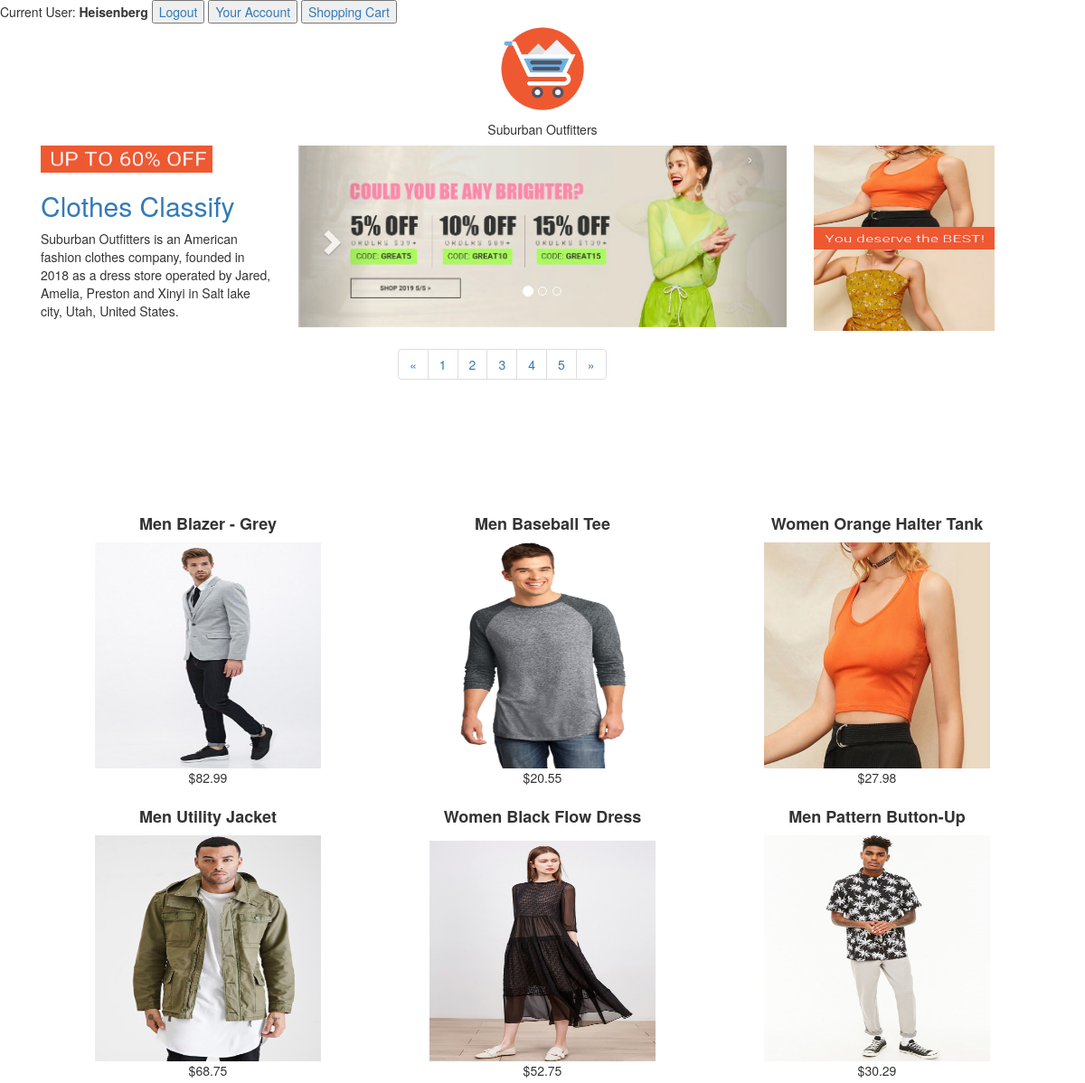
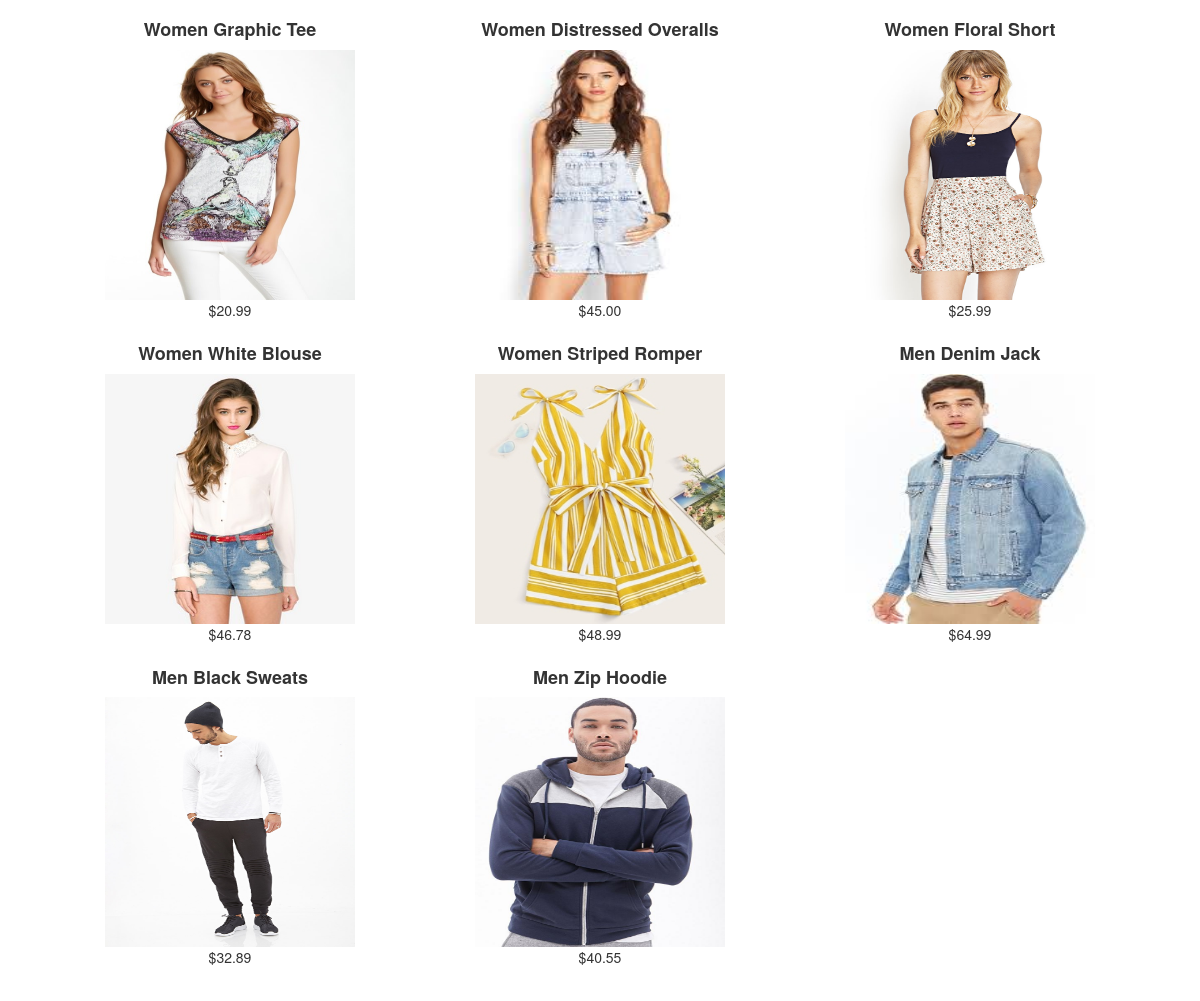
The page /clothes_list.php (signed in) on the database its author committed (2 pictures, top to bottom).
### tables this page shows
CREATE TABLE IF NOT EXISTS `product` (
  `product_id` int(50) NOT NULL AUTO_INCREMENT,
  `product_name` varchar(100) NOT NULL,
  `product_price` char(20) NOT NULL,
  `image_path` varchar (100) NOT NULL,
  PRIMARY KEY (`product_id`)
);

### clothes_list.php (the view, shortened to what this page needs)
<?php
require_once  'php_files/dblogin.php';
$conn = new mysqli($hn, $un, $pw, $db);
$query = "SELECT * FROM product";
$result=$conn->query($query);
$rows = $result->num_rows;
?>
<html>
<head>
	<link rel="stylesheet" href="https://cdn.staticfile.org/twitter-bootstrap/3.3.7/css/bootstrap.min.css">
</head>
<body>
	<div>
		<span>
				<span>
					Current User:   <strong>
						<?php
						IF(isset($_SESSION['username'])){
						echo $_SESSION['username'];
						}?></strong>
					<a href = 'php_files/logout.php'> <input type="button" value="Logout"/></a>
				</span>
				<a href = 'account.php'>
					<input type="button" value="Your Account"/>
				</a>
				<a href = 'shoppingcart.php'>
					<input type="button" value="Shopping Cart"/>
				</a>
			</span>
	</div>
<div class="text-center">
	<img src="./picture/logo.png" alt="brand" width="100" height="100">
	<h5>Suburban Outfitters</h5>
</div>
<div class="container">
	<div class="col-sm-3">
		<a href="clothes_list.php"><img src="./picture/4.jpg" class="img-response" alt="clothesreview" width="190" height="30"></a>
		<a href="clothes_list.php"><h2>Clothes Classify</h2></a>
		<p> Suburban Outfitters is an American fashion clothes company, founded in 2018 as a dress store operated by Jared, Amelia, Preston and Xinyi in Salt lake city, Utah, United States.</p>
	</div>
	<div class="col-sm-6">
		<div id="myCarousel" class="carousel slide">
		<ol class="carousel-indicators">
			<li data-target="#myCarousel" data-slide-to="0" class="active"></li>
			<li data-target="#myCarousel" data-slide-to="1"></li>
			<li data-target="#myCarousel" data-slide-to="2"></li>
			</ol>
		<div class="carousel-inner">
			<div class="item active">
				<img src="./picture/1.jpg" alt="First slide">
			</div>
    </div>
		<a class="carousel-control left" href="#myCarousel"
       data-slide="prev"> <span _ngcontent-c3="" aria-hidden="true" class="glyphicon glyphicon-chevron-right"></span></a>
		<a class="carousel-control right" href="#myCarousel"
       data-slide="next">&rsaquo;</a>
	</div>
	</div>
 	<div class="col-sm-3">
		<a href="clothes_list.php"><img src="./picture/8.jpg" class="img-response" alt="clothesreview" width="200" height="90"></a>
		<a href="clothes_list.php"><img src="./picture/5.jpg" class="img-response" alt="clothesreview" width="200" height="25"></a>
		<a href="clothes_list.php"><img src="./picture/7.jpg" class="img-response" alt="clothesreview" width="200" height="90"></a>
	</div>
        <div class="container">
	         <div class="col-sm-offset-4 col-sm-4">
		         <ul class="pagination">
			        <li><a href="#">&laquo;</a></li>
					<li><a href="#">1</a></li>
					<li><a href="#">2</a></li>
					<li><a href="#">3</a></li>
					<li><a href="#">4</a></li>
					<li><a href="#">5</a></li>
					<li><a href="#">&raquo;</a></li>
				</ul>
			</div>
		</div>
		<br>
		<br>
		<div class="container-fluid" style="text-align:center" >
		 <br><br><br>
		<?php
		for($j=0; $j<$rows; ++$j){
		$result->data_seek($j);
		$row = $result-> fetch_array(MYSQLI_ASSOC);
		echo <<<_END
				<div class="col-md-4">
				  <h4><strong>$row[product_name]</strong></h4>
				 <img id ="$j.image" style='cursor:pointer' height='250' width='250' src=$row[image_path]></img>
				  <form id= "$j.form" name="myForm" method='post' action="clothes_detail.php">
					<input type = 'hidden'  name='product_id' value = $row[product_id]>
					 <p >$$row[product_price]</p>
				  </form>
				</div>
					<script>document.getElementById("$j.image").onclick = function(){document.getElementById("$j.form").submit();};</script>
_END;
		}
		?>
		</div>
		<br>
</div>
</body>
</html>

### rows shown on the page
product: product_name "Men Blazer - Grey", image_path (picture), product_price "82.99"
product: product_name "Men Baseball Tee", image_path (picture), product_price "20.55"
product: product_name "Women Orange Halter Tank", image_path (picture), product_price "27.98"
product: product_name "Men Utility Jacket", image_path (picture), product_price "68.75"
product: product_name "Women Black Flow Dress", image_path (picture), product_price "52.75"
product: product_name "Men Pattern Button-Up", image_path (picture), product_price "30.29"
product: product_name "Women Graphic Tee", image_path (picture), product_price "20.99"
product: product_name "Women Distressed Overalls", image_path (picture), product_price "45.00"
product: product_name "Women Floral Short", image_path (picture), product_price "25.99"
product: product_name "Women White Blouse", image_path (picture), product_price "46.78"
product: product_name "Women Striped Romper", image_path (picture), product_price "48.99"
product: product_name "Men Denim Jack", image_path (picture), product_price "64.99"
product: product_name "Men Black Sweats", image_path (picture), product_price "32.89"
product: product_name "Men Zip Hoodie", image_path (picture), product_price "40.55"

### other values the page prints
$_SESSION['username'] "Heisenberg"
